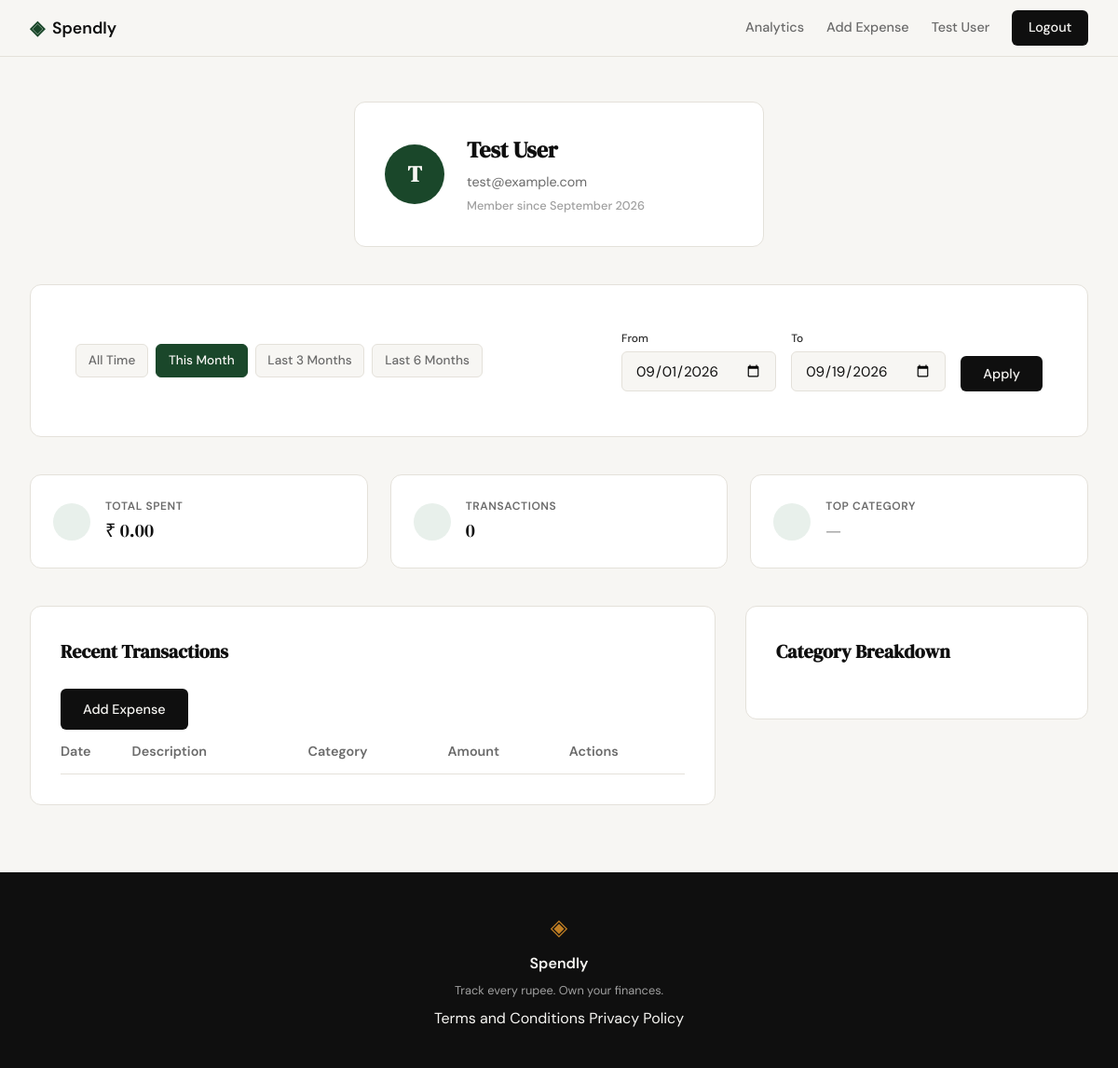
Page /profile?date_from=2026-09-01&date_to=2026-09-19 (signed in) on the committed database.
### tables this page shows
CREATE TABLE users (
            id INTEGER PRIMARY KEY AUTOINCREMENT,
            name TEXT NOT NULL,
            email TEXT UNIQUE NOT NULL,
            password_hash TEXT NOT NULL,
            created_at TEXT DEFAULT CURRENT_TIMESTAMP
        );

### app.py (the view)
@app.route("/profile")
def profile():
    user_id = session.get("user_id")
    if not user_id:
        return redirect(url_for("login"))
    user = get_user_by_id(user_id)
    if not user:
        flash("User not found", "error")
        return redirect(url_for("login"))
    date_from = request.args.get("date_from")
    date_to = request.args.get("date_to")
    valid_from, valid_to, active_filter, presets = get_date_filter_context(
        date_from, date_to
    )
    if active_filter == "error":
        flash("Start date must be before end date.", "error")
        valid_from, valid_to, active_filter = None, None, "all"
    stats = get_summary_stats(user_id, valid_from, valid_to)
    transactions = get_recent_transactions(
        user_id, date_from=valid_from, date_to=valid_to
    )
    categories = get_category_breakdown(user_id, valid_from, valid_to)
    return render_template(
        "profile.html",
        user=user,
        stats=stats,
        transactions=transactions,
        categories=categories,
        date_from=valid_from,
        date_to=valid_to,
        active_filter=active_filter,
        presets=presets,
    )

### app.py (called while the page is built)
def validate_date(date_str):
    if not date_str:
        return None
    try:
        return datetime.strptime(date_str, "%Y-%m-%d").strftime("%Y-%m-%d")
    except ValueError:
        return None

### database/db.py (called while the page is built)
def get_db():
    db = sqlite3.connect('spendly.db')
    db.row_factory = sqlite3.Row
    db.execute('PRAGMA foreign_keys = ON')
    return db

### database/queries.py (called while the page is built, shortened)
def get_user_by_id(user_id):
    db = get_db()
    try:
        cursor = db.execute(
            "SELECT name, email, created_at FROM users WHERE id = ?", (user_id,)
        )
        row = cursor.fetchone()
        if row:
            created_at = datetime.strptime(row["created_at"], "%Y-%m-%d %H:%M:%S")
            member_since = created_at.strftime("%B %Y")
            return {
                "name": row["name"],
                "email": row["email"],
                "member_since": member_since,
                "initials": (row["name"][0] if row["name"] else "U").upper(),
            }
        return None
    finally:
        db.close()

def apply_date_filter(query, params, date_from, date_to):
    if date_from and date_to:
        query += " AND date BETWEEN ? AND ?"
        params.extend([date_from, date_to])
    elif date_from:
        query += " AND date >= ?"
        params.append(date_from)
    elif date_to:
        query += " AND date <= ?"
        params.append(date_to)
    return query, params

def get_summary_stats(user_id, date_from=None, date_to=None):
    db = get_db()
    try:
        query = "SELECT SUM(amount) as total, COUNT(*) as count FROM expenses WHERE user_id = ?"
        params = [user_id]
        query, params = apply_date_filter(query, params, date_from, date_to)
        cursor = db.execute(query, params)
        row = cursor.fetchone()
        total_spent = row["total"] if row["total"] is not None else 0.0
        transaction_count = row["count"] if row["count"] is not None else 0
        if transaction_count == 0:
            return {
                "total_spent": "₹ 0.00",
                "transaction_count": 0,
                "top_category": "—",
            }
    finally:
        db.close()

### templates/profile.html (shortened to what this page needs)
{% extends "base.html" %}
{% block head %}
<link rel="stylesheet" href="{{ url_for('static', filename='css/profile.css') }}">
{% endblock %}
{% block content %}
<div class="profile-container">
    <section class="user-header">
        <div class="auth-card profile-card">
            <div class="profile-card-inner">
                <div class="avatar">{{ user.initials }}</div>
                <div class="profile-details">
                    <h1>{{ user.name }}</h1>
                    <p class="text-muted">{{ user.email }}</p>
                    <p class="member-since">Member since {{ user.member_since }}</p>
                </div>
            </div>
        </div>
    </section>
    <section class="filter-bar">
        <div class="auth-card">
            <div class="filter-container">
                <div class="filter-presets">
                    <a href="{{ url_for('profile') }}"
                       class="filter-btn {{ 'active' if active_filter == 'all' }}">
                       All Time
                    </a>
                    {% for key, range in presets.items() %}
                    <a href="{{ url_for('profile', date_from=range.from, date_to=range.to) }}"
                       class="filter-btn {{ 'active' if active_filter == key }}">
                       {{ key.replace('-', ' ').title() }}
                    </a>
                    {% endfor %}
                </div>
                <form method="GET" action="{{ url_for('profile') }}" class="filter-custom">
                    <div class="form-group">
                        <label for="date_from">From</label>
                        <input type="date" id="date_from" name="date_from"
                               value="{{ date_from or '' }}" class="form-input">
                    </div>
                    <div class="form-group">
                        <label for="date_to">To</label>
                        <input type="date" id="date_to" name="date_to"
                               value="{{ date_to or '' }}" class="form-input">
                    </div>
                    <button type="submit" class="btn-primary">Apply</button>
                </form>
            </div>
        </div>
    </section>
    <section class="stats-grid">
        <div class="stat-card">
            <i data-lucide="indian-rupee" class="stat-icon"></i>
            <div class="stat-info">
                <span class="stat-label">Total Spent</span>
                <span class="stat-value">{{ stats.total_spent }}</span>
            </div>
        </div>
        <div class="stat-card">
            <i data-lucide="list" class="stat-icon"></i>
            <div class="stat-info">
                <span class="stat-label">Transactions</span>
                <span class="stat-value">{{ stats.transaction_count }}</span>
            </div>
        </div>
        <div class="stat-card">
            <i data-lucide="pie-chart" class="stat-icon"></i>
            <div class="stat-info">
                <span class="stat-label">Top Category</span>
                <span class="stat-value">{{ stats.top_category }}</span>
            </div>
        </div>
    </section>
    <div class="profile-main-grid">
        <section class="history-section">
            <div class="auth-card">
                <div class="section-header">
                    <h2 class="section-title">Recent Transactions</h2>
                    <a href="{{ url_for('add_expense') }}" class="btn-primary">Add Expense</a>
                </div>
                <table class="profile-table">
                    <thead>
                        <tr>
                            <th>Date</th>
                            <th>Description</th>
                            <th>Category</th>
                            <th class="text-right">Amount</th>
                            <th class="text-center">Actions</th>
                        </tr>
                    </thead>
                </table>
            </div>
        </section>
        <section class="breakdown-section">
            <div class="auth-card">
                <h2 class="section-title">Category Breakdown</h2>
            </div>
        </section>
    </div>
</div>
{% endblock %}

### templates/base.html (shortened to what this page needs)
<!DOCTYPE html>
<html lang="en">
<head>
    <link rel="stylesheet" href="{{ url_for('static', filename='css/style.css') }}">
    {% block head %}{% endblock %}
</head>
<body>
    <nav class="navbar">
        <div class="nav-inner">
            <a href="{{ url_for('landing') }}" class="nav-brand">
                <span class="brand-icon">◈</span>
                <span class="brand-name">Spendly</span>
            </a>
            <div class="nav-links">
                {% if session.user_id %}
                    <a href="{{ url_for('analytics') }}" class="{% if request.endpoint == 'analytics' %}active{% endif %}">Analytics</a>
                    <a href="{{ url_for('add_expense') }}" class="{% if request.endpoint == 'add_expense' %}active{% endif %}">Add Expense</a>
                    <a href="{{ url_for('profile') }}" class="nav-user">{{ session.user_name }}</a>
                    <a href="{{ url_for('logout') }}" class="nav-cta">Logout</a>
                {% else %}
                    <a href="{{ url_for('login') }}">Sign in</a>
                    <a href="{{ url_for('register') }}" class="nav-cta">Get started</a>
                {% endif %}
            </div>
        </div>
    </nav>
    <main class="main-content">
        {% block content %}{% endblock %}
    </main>
    <footer class="footer">
        <div class="footer-inner">
            <span class="brand-icon">◈</span><span class="footer-name">Spendly</span>
            <p class="footer-copy">Track every rupee. Own your finances.</p>
            <p class="footer-links">
                <a href="{{ url_for('terms') }}">Terms and Conditions</a>
                <a href="{{ url_for('privacy') }}">Privacy Policy</a>
            </p>
        </div>
    </footer>
</body>
</html>

### static/css/profile.css (style rules this page uses)
.filter-bar { margin-bottom: 2.5rem; }
.filter-container { display: flex; align-items: center; justify-content: space-between; gap: 2rem; padding: 1rem; }
.filter-presets { display: flex; gap: 0.5rem; flex-wrap: wrap; }
.filter-btn { padding: 0.4rem 0.8rem; font-size: 0.85rem; font-weight: 500; color: var(--ink-muted); background: var(--paper); border: 1px solid var(--border); border-radius: var(--radius-sm); transition: all 0.2s; }
.filter-btn.active { background: var(--accent); color: var(--paper); border-color: var(--accent); }
.filter-custom { display: flex; align-items: flex-end; gap: 1rem; }
.filter-custom .form-group { margin-bottom: 0; }
.filter-custom label { font-size: 0.75rem; margin-bottom: 0.25rem; }

### rows in the picture
users: user_name "Test User", name "Test User", email "test@example.com"

### other values in the picture
{{ user.initials }} "T"
{{ user.member_since }} "September 2026"
{{ key.replace('-', ' ').title() }} "This Month" "Last 3 Months" "Last 6 Months"
{{ stats.total_spent }} "₹ 0.00"
{{ stats.transaction_count }} "0"
{{ stats.top_category }} "—"
